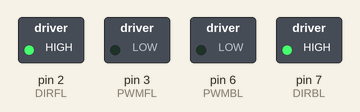
This sketch was run on a simulated Arduino Uno, built with avr-gcc and run on an emulated ATmega328P. On the bench: switched loads named in the sketch (green lamp = pin HIGH).

Above: at 0.1 s.
At 4.1 s:
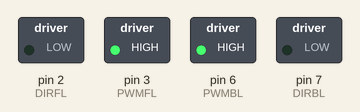
At 14.1 s:
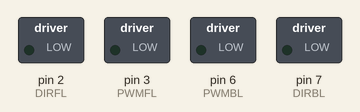
Timing chart, 0 to 15.6 s (numbered marks = the images above):
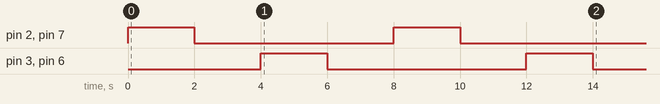

The sketch:

left_motor.ino
```cpp
//left, go and back

//pin
const int DIRFL = 2;
const int PWMFL = 3;
const int DIRBL = 7;
const int PWMBL = 6;

void setup() {
  //setting
  pinMode(DIRFL, OUTPUT);
  pinMode(DIRBL, OUTPUT);

  digitalWrite(DIRFL, LOW);
  analogWrite(PWMFL, 0);
  digitalWrite(DIRBL, LOW);
  analogWrite(PWMBL, 0);


  for(int cnt =0;cnt <2;cnt ++) {
    //go
    digitalWrite(DIRFL, HIGH);
    analogWrite(PWMFL, 0);
    digitalWrite(DIRBL, HIGH);
    analogWrite(PWMBL, 0);

    delay(2000);

    //stop
    digitalWrite(DIRFL, LOW);
    analogWrite(PWMFL, 0);
    digitalWrite(DIRBL, LOW);
    analogWrite(PWMBL, 0);

    delay(2000);

    //back
    digitalWrite(DIRFL, LOW);
    analogWrite(PWMFL, 255);
    digitalWrite(DIRBL, LOW);
    analogWrite(PWMBL, 255);

    delay(2000);

    //stop
    digitalWrite(DIRFL, LOW);
    analogWrite(PWMFL, 0);
    digitalWrite(DIRBL, LOW);
    analogWrite(PWMBL, 0);

    delay(2000);
  }
}

void loop() {
  // put your main code here, to run repeatedly:

}
```
